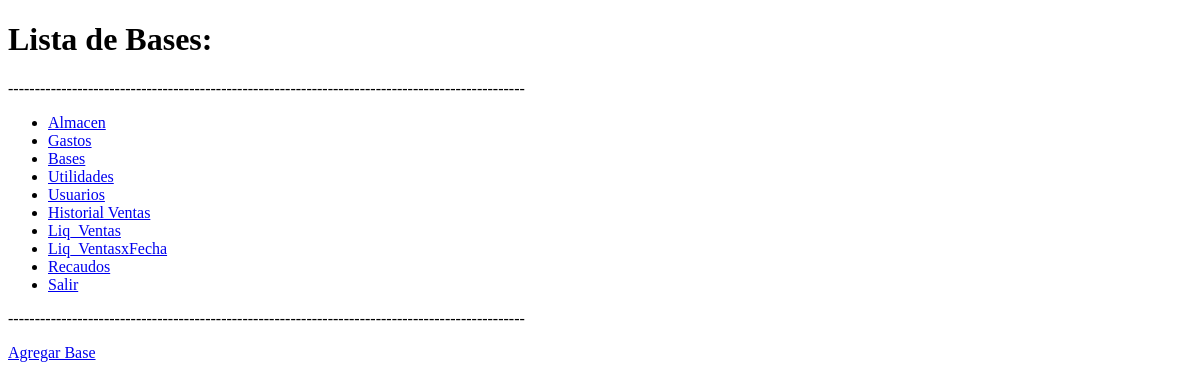
/bases/, run on an earlier commit of the app's database.
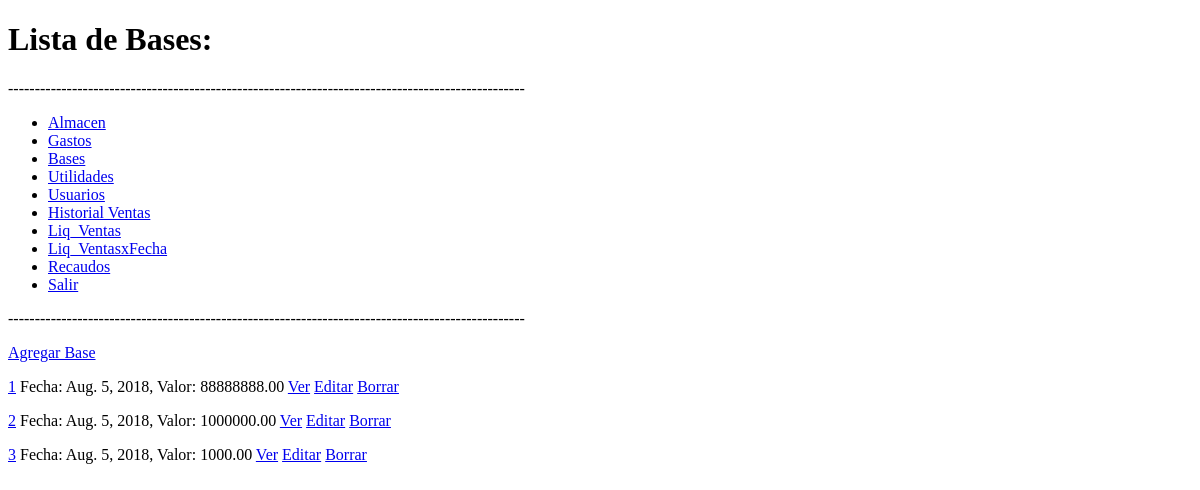
And on a later commit of the database.
### Base/models.py (models this page shows, shortened)
class Base(models.Model):
	fecha_entrega = models.DateField(auto_now=False)
	valor = models.DecimalField( verbose_name='Valor',max_digits=10,decimal_places=2)
	observaciones = models.CharField(verbose_name='Observaciones',max_length=100)
	id_cartera = models.ForeignKey(Cartera, verbose_name='Almacen')

### Base/views.py (the view)
class BaseList(ListView):
    model = Base

### templates/Base/base_list.html (shortened to what this page needs)
{% extends 'base.html' %}
{% block titulo %}
	<h1>Lista de Bases:</h1>
{% endblock %}
{% block contenido %}
	<p><a href={% url "bases:new" %}>Agregar Base</a></p>
	{% for base in object_list %}
		<p><a href={% url "bases:detail" base.id %}>{{base.id}}</a>		Fecha: {{base.fecha_entrega}}, Valor: {{base.valor}}
			<a href={% url "bases:detail" base.id %}>Ver</a> <a href={% url "bases:edit" base.id %}>Editar</a> <a href={% url "bases:delete" base.id %}>Borrar</a>
		</p>
	{% endfor %}
{% endblock %}

### templates/base.html (shortened to what this page needs)
<!DOCTYPE html>
<html lang="en">
<head>
</head>
<body>
	{% block titulo %}
	{% endblock %}
<p>-------------------------------------------------------------------------------------------------</p>
	<ul>
		<li><a href={% url "carteras:list" %}>Almacen</a></li>
		<li><a href={% url "gastos:list" %}>Gastos</a></li>
		<li><a href={% url "bases:list" %}>Bases</a></li>
		<li><a href={% url "carteras:list" %}>Utilidades</a></li>
		<li><a href={% url "usuarios:list" %}>Usuarios</a></li>
		<li><a href={% url "carteras:list" %}>Historial Ventas</a></li>
		<li><a href={% url "carteras:list" %}>Liq_Ventas</a></li>
		<li><a href={% url "carteras:list" %}>Liq_VentasxFecha</a></li>
		<li><a href={% url "carteras:list" %}>Recaudos</a></li>
		<li><a href={% url "carteras:list" %}>Salir</a></li>
	</ul>
<p>-------------------------------------------------------------------------------------------------</p>
	{% block contenido %}
	{% endblock %}
</body>
</html>

What changed in the data, as far as the page shows it:
added Base: id "1", fecha_entrega "Aug. 5, 2018", valor "88888888.00"
added Base: id "2", fecha_entrega "Aug. 5, 2018", valor "1000000.00"
added Base: id "3", fecha_entrega "Aug. 5, 2018", valor "1000.00"
